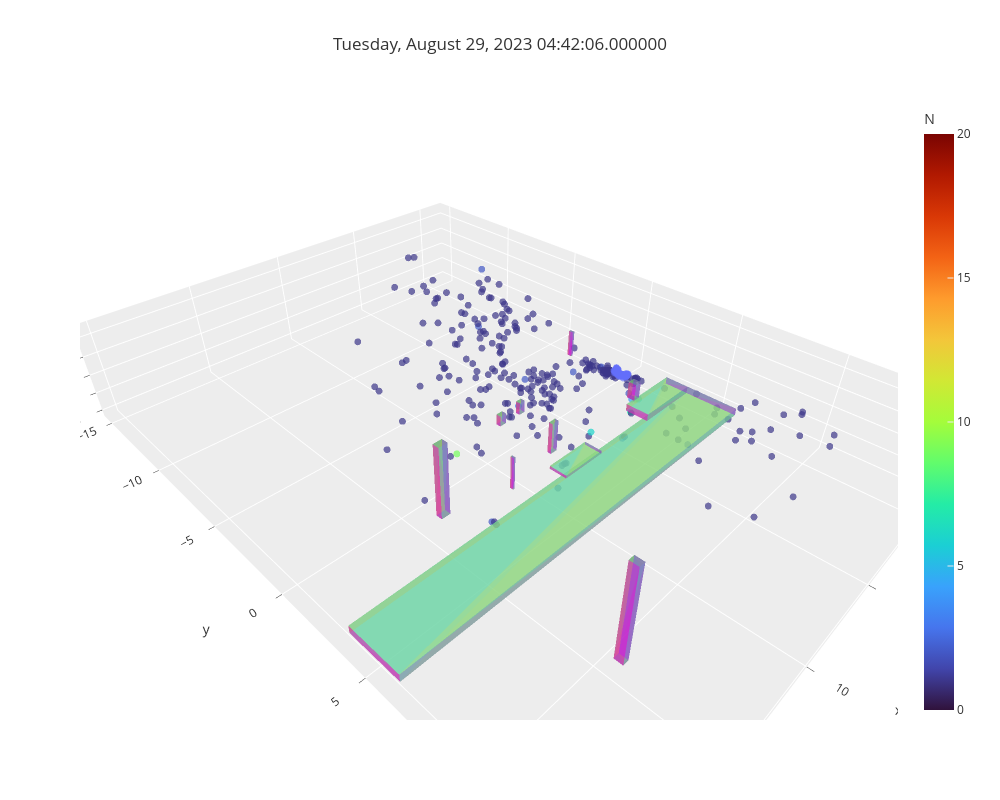

Notebook code for this chart:
### Code cell
IND = 36 * 60 + 27
# RW = rain_ds_minutes_ring_w[IND]
# RC = rain_ds_minutes_ring_c[IND]
# RW = rain_ds_minutes_2_ring_w[IND]
# RC = rain_ds_minutes_2_ring_c[IND]
RW = rain_ds_seconds_ring_w[IND]
RC = rain_ds_seconds_ring_c[IND]

fig = noise_plots.plot3d(RW, RC, exclude)
fig

### Figure 1 — Plotly figure (JSON) as saved in the notebook; plotly's stock layout.template omitted (floating-point values rounded to 4 significant figures; data arrays with more than 128 entries replaced by an {"elided": "..."} marker saying what was removed)
{"data": [{"customdata": {"elided": "270x8 float values"}, "hovertemplate": "<b>%{hovertext}</b><br><br>x=%{x}<br>y=%{y}<br>z=%{z}<br>index=%{customdata[0]}<br>intensity=%{customdata[1]}<br>reflectivity=%{customdata[2]}<br>ring=%{customdata[3]}<br>ambient=%{customdata[4]}<br>range=%{customdata[5]}<br>N=%{marker.color}<br>original_id=%{customdata[7]}<extra></extra>", "hovertext": {"elided": "270 str values"}, "legendgroup": "", "marker": {"color": {"elided": "270 int values"}, "coloraxis": "coloraxis", "line": {"width": 0}, "size": 4, "symbol": "circle"}, "mode": "markers", "name": "", "opacity": 0.7, "scene": "scene", "showlegend": false, "type": "scatter3d", "x": {"elided": "270 float values"}, "y": {"elided": "270 float values"}, "z": {"elided": "270 float values"}}, {"customdata": {"elided": "183x8 float values"}, "hovertemplate": "<b>%{hovertext}</b><br><br>x=%{x}<br>y=%{y}<br>z=%{z}<br>index=%{customdata[0]}<br>intensity=%{customdata[1]}<br>reflectivity=%{customdata[2]}<br>ring=%{customdata[3]}<br>ambient=%{customdata[4]}<br>range=%{customdata[5]}<br>N=%{customdata[6]}<br>original_id=%{customdata[7]}<extra></extra>", "hovertext": {"elided": "183 str values"}, "legendgroup": "", "marker": {"color": "#636EFA", "line": {"width": 0}, "opacity": 0.7, "size": 4, "symbol": "circle"}, "mode": "markers", "name": "", "opacity": 0.7, "scene": "scene", "showlegend": false, "type": "scatter3d", "x": {"elided": "183 float values"}, "y": {"elided": "183 float values"}, "z": {"elided": "183 float values"}}, {"color": "red", "colorscale": [[0, "gold"], [0.5, "mediumturquoise"], [1, "magenta"]], "flatshading": true, "hovertext": "ws100", "i": [7, 0, 0, 0, 4, 4, 6, 6, 4, 0, 3, 2], "intensity": [0.0, 0.09091, 0.1818, 0.2727, 0.3636, 0.4545, 0.5455, 0.6364, 0.7273, 0.8182, 0.9091, 1.0], "intensitymode": "cell", "j": [3, 4, 1, 2, 5, 6, 5, 2, 0, 1, 6, 3], "k": [0, 7, 2, 3, 6, 7, 1, 1, 5, 5, 7, 6], "name": "ws100", "opacity": 0.6, "showscale": false, "type": "mesh3d", "x": [7.39, 7.39, 7.77, 7.77, 7.39, 7.39, 7.77, 7.77], "y": [-1.65, -1.39, -1.39, -1.65, -1.65, -1.39, -1.39, -1.65], "z": [-0.16, -0.16, -0.16, -0.16, 0.41, 0.41, 0.41, 0.41]}, {"color": "red", "colorscale": [[0, "gold"], [0.5, "mediumturquoise"], [1, "magenta"]], "flatshading": true, "hovertext": "ws501", "i": [7, 0, 0, 0, 4, 4, 6, 6, 4, 0, 3, 2], "intensity": [0.0, 0.09091, 0.1818, 0.2727, 0.3636, 0.4545, 0.5455, 0.6364, 0.7273, 0.8182, 0.9091, 1.0], "intensitymode": "cell", "j": [3, 4, 1, 2, 5, 6, 5, 2, 0, 1, 6, 3], "k": [0, 7, 2, 3, 6, 7, 1, 1, 5, 5, 7, 6], "name": "ws501", "opacity": 0.6, "showscale": false, "type": "mesh3d", "x": [6.086, 6.086, 6.43, 6.43, 6.086, 6.086, 6.43, 6.43], "y": [-1.64, -1.39, -1.39, -1.64, -1.64, -1.39, -1.39, -1.64], "z": [-0.16, -0.16, -0.16, -0.16, 0.51, 0.51, 0.51, 0.51]}, {"color": "red", "colorscale": [[0, "gold"], [0.5, "mediumturquoise"], [1, "magenta"]], "flatshading": true, "hovertext": "wall_left", "i": [7, 0, 0, 0, 4, 4, 6, 6, 4, 0, 3, 2], "intensity": [0.0, 0.09091, 0.1818, 0.2727, 0.3636, 0.4545, 0.5455, 0.6364, 0.7273, 0.8182, 0.9091, 1.0], "intensitymode": "cell", "j": [3, 4, 1, 2, 5, 6, 5, 2, 0, 1, 6, 3], "k": [0, 7, 2, 3, 6, 7, 1, 1, 5, 5, 7, 6], "name": "wall_left", "opacity": 0.6, "showscale": false, "type": "mesh3d", "x": [-1, -1, 20, 20, -1, -1, 20, 20], "y": [3.26, 6, 6, 3.26, 3.26, 6, 6, 3.26], "z": [-0.2, -0.2, -0.2, -0.2, 0.18, 0.18, 0.18, 0.18]}, {"color": "red", "colorscale": [[0, "gold"], [0.5, "mediumturquoise"], [1, "magenta"]], "flatshading": true, "hovertext": "box_1", "i": [7, 0, 0, 0, 4, 4, 6, 6, 4, 0, 3, 2], "intensity": [0.0, 0.09091, 0.1818, 0.2727, 0.3636, 0.4545, 0.5455, 0.6364, 0.7273, 0.8182, 0.9091, 1.0], "intensitymode": "cell", "j": [3, 4, 1, 2, 5, 6, 5, 2, 0, 1, 6, 3], "k": [0, 7, 2, 3, 6, 7, 1, 1, 5, 5, 7, 6], "name": "box_1", "opacity": 0.6, "showscale": false, "type": "mesh3d", "x": [-1, -1, 2.42, 2.42, -1, -1, 2.42, 2.42], "y": [2.01, 3.26, 3.26, 2.01, 2.01, 3.26, 3.26, 2.01], "z": [-0.2, -0.2, -0.2, -0.2, 0.18, 0.18, 0.18, 0.18]}, {"color": "red", "colorscale": [[0, "gold"], [0.5, "mediumturquoise"], [1, "magenta"]], "flatshading": true, "hovertext": "box_2", "i": [7, 0, 0, 0, 4, 4, 6, 6, 4, 0, 3, 2], "intensity": [0.0, 0.09091, 0.1818, 0.2727, 0.3636, 0.4545, 0.5455, 0.6364, 0.7273, 0.8182, 0.9091, 1.0], "intensitymode": "cell", "j": [3, 4, 1, 2, 5, 6, 5, 2, 0, 1, 6, 3], "k": [0, 7, 2, 3, 6, 7, 1, 1, 5, 5, 7, 6], "name": "box_2", "opacity": 0.6, "showscale": false, "type": "mesh3d", "x": [5.97, 5.97, 8.43, 8.43, 5.97, 5.97, 8.43, 8.43], "y": [2.31, 3.26, 3.26, 2.31, 2.31, 3.26, 3.26, 2.31], "z": [-0.2, -0.2, -0.2, -0.2, -0.04, -0.04, -0.04, -0.04]}, {"color": "red", "colorscale": [[0, "gold"], [0.5, "mediumturquoise"], [1, "magenta"]], "flatshading": true, "hovertext": "pole_1", "i": [7, 0, 0, 0, 4, 4, 6, 6, 4, 0, 3, 2], "intensity": [0.0, 0.09091, 0.1818, 0.2727, 0.3636, 0.4545, 0.5455, 0.6364, 0.7273, 0.8182, 0.9091, 1.0], "intensitymode": "cell", "j": [3, 4, 1, 2, 5, 6, 5, 2, 0, 1, 6, 3], "k": [0, 7, 2, 3, 6, 7, 1, 1, 5, 5, 7, 6], "name": "pole_1", "opacity": 0.6, "showscale": false, "type": "mesh3d", "x": [1.06, 1.06, 1.46, 1.46, 1.06, 1.06, 1.46, 1.46], "y": [1.36, 1.8, 1.8, 1.36, 1.36, 1.8, 1.8, 1.36], "z": [-0.2, -0.2, -0.2, -0.2, 0.73, 0.73, 0.73, 0.73]}, {"color": "red", "colorscale": [[0, "gold"], [0.5, "mediumturquoise"], [1, "magenta"]], "flatshading": true, "hovertext": "pole_2", "i": [7, 0, 0, 0, 4, 4, 6, 6, 4, 0, 3, 2], "intensity": [0.0, 0.09091, 0.1818, 0.2727, 0.3636, 0.4545, 0.5455, 0.6364, 0.7273, 0.8182, 0.9091, 1.0], "intensitymode": "cell", "j": [3, 4, 1, 2, 5, 6, 5, 2, 0, 1, 6, 3], "k": [0, 7, 2, 3, 6, 7, 1, 1, 5, 5, 7, 6], "name": "pole_2", "opacity": 0.6, "showscale": false, "type": "mesh3d", "x": [0.25, 0.25, 0.38, 0.38, 0.25, 0.25, 0.38, 0.38], "y": [-3.45, -3.19, -3.19, -3.45, -3.45, -3.19, -3.19, -3.45], "z": [-0.2, -0.2, -0.2, -0.2, 1.28, 1.28, 1.28, 1.28]}, {"color": "red", "colorscale": [[0, "gold"], [0.5, "mediumturquoise"], [1, "magenta"]], "flatshading": true, "hovertext": "pole_3", "i": [7, 0, 0, 0, 4, 4, 6, 6, 4, 0, 3, 2], "intensity": [0.0, 0.09091, 0.1818, 0.2727, 0.3636, 0.4545, 0.5455, 0.6364, 0.7273, 0.8182, 0.9091, 1.0], "intensitymode": "cell", "j": [3, 4, 1, 2, 5, 6, 5, 2, 0, 1, 6, 3], "k": [0, 7, 2, 3, 6, 7, 1, 1, 5, 5, 7, 6], "name": "pole_3", "opacity": 0.6, "showscale": false, "type": "mesh3d", "x": [7.21, 7.21, 7.61, 7.61, 7.21, 7.21, 7.61, 7.61], "y": [1.45, 1.66, 1.66, 1.45, 1.45, 1.66, 1.66, 1.45], "z": [-0.2, -0.2, -0.2, -0.2, 1.47, 1.47, 1.47, 1.47]}, {"color": "red", "colorscale": [[0, "gold"], [0.5, "mediumturquoise"], [1, "magenta"]], "flatshading": true, "hovertext": "pole_4", "i": [7, 0, 0, 0, 4, 4, 6, 6, 4, 0, 3, 2], "intensity": [0.0, 0.09091, 0.1818, 0.2727, 0.3636, 0.4545, 0.5455, 0.6364, 0.7273, 0.8182, 0.9091, 1.0], "intensitymode": "cell", "j": [3, 4, 1, 2, 5, 6, 5, 2, 0, 1, 6, 3], "k": [0, 7, 2, 3, 6, 7, 1, 1, 5, 5, 7, 6], "name": "pole_4", "opacity": 0.6, "showscale": false, "type": "mesh3d", "x": [10.5, 10.5, 10.59, 10.59, 10.5, 10.5, 10.59, 10.59], "y": [1.95, 2.13, 2.13, 1.95, 1.95, 2.13, 2.13, 1.95], "z": [-0.2, -0.2, -0.2, -0.2, 1.52, 1.52, 1.52, 1.52]}, {"color": "red", "colorscale": [[0, "gold"], [0.5, "mediumturquoise"], [1, "magenta"]], "flatshading": true, "hovertext": "pole_5", "i": [7, 0, 0, 0, 4, 4, 6, 6, 4, 0, 3, 2], "intensity": [0.0, 0.09091, 0.1818, 0.2727, 0.3636, 0.4545, 0.5455, 0.6364, 0.7273, 0.8182, 0.9091, 1.0], "intensitymode": "cell", "j": [3, 4, 1, 2, 5, 6, 5, 2, 0, 1, 6, 3], "k": [0, 7, 2, 3, 6, 7, 1, 1, 5, 5, 7, 6], "name": "pole_5", "opacity": 0.6, "showscale": false, "type": "mesh3d", "x": [13.49, 13.49, 13.96, 13.96, 13.49, 13.49, 13.96, 13.96], "y": [1, 1.33, 1.33, 1, 1, 1.33, 1.33, 1], "z": [-0.2, -0.2, -0.2, -0.2, 3.49, 3.49, 3.49, 3.49]}, {"color": "red", "colorscale": [[0, "gold"], [0.5, "mediumturquoise"], [1, "magenta"]], "flatshading": true, "hovertext": "pole_6", "i": [7, 0, 0, 0, 4, 4, 6, 6, 4, 0, 3, 2], "intensity": [0.0, 0.09091, 0.1818, 0.2727, 0.3636, 0.4545, 0.5455, 0.6364, 0.7273, 0.8182, 0.9091, 1.0], "intensitymode": "cell", "j": [3, 4, 1, 2, 5, 6, 5, 2, 0, 1, 6, 3], "k": [0, 7, 2, 3, 6, 7, 1, 1, 5, 5, 7, 6], "name": "pole_6", "opacity": 0.6, "showscale": false, "type": "mesh3d", "x": [14.09, 14.09, 14.38, 14.38, 14.09, 14.09, 14.38, 14.38], "y": [10.35, 10.75, 10.75, 10.35, 10.35, 10.75, 10.75, 10.35], "z": [-0.2, -0.2, -0.2, -0.2, 4.5, 4.5, 4.5, 4.5]}], "layout": {"coloraxis": {"cmax": 20, "cmin": 0, "colorbar": {"title": {"text": "N"}}, "colorscale": [[0, "#30123b"], [0.07143, "#4145ab"], [0.1429, "#4675ed"], [0.2143, "#39a2fc"], [0.2857, "#1bcfd4"], [0.3571, "#24eca6"], [0.4286, "#61fc6c"], [0.5, "#a4fc3b"], [0.5714, "#d1e834"], [0.6429, "#f3c63a"], [0.7143, "#fe9b2d"], [0.7857, "#f36315"], [0.8571, "#d93806"], [0.9286, "#b11901"], [1, "#7a0402"]]}, "height": 800, "legend": {"tracegroupgap": 0}, "scene": {"aspectmode": "data", "domain": {"x": [0, 1], "y": [0, 1]}, "xaxis": {"title": {"text": "x"}}, "yaxis": {"title": {"text": "y"}}, "zaxis": {"title": {"text": "z"}}}, "title": {"text": "Tuesday, August 29, 2023 04:42:06.000000"}, "width": 1000}}
